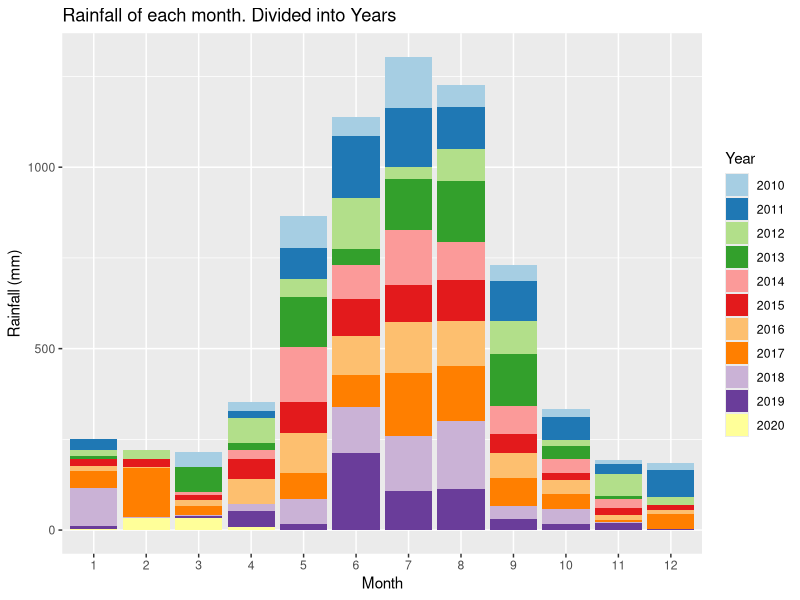
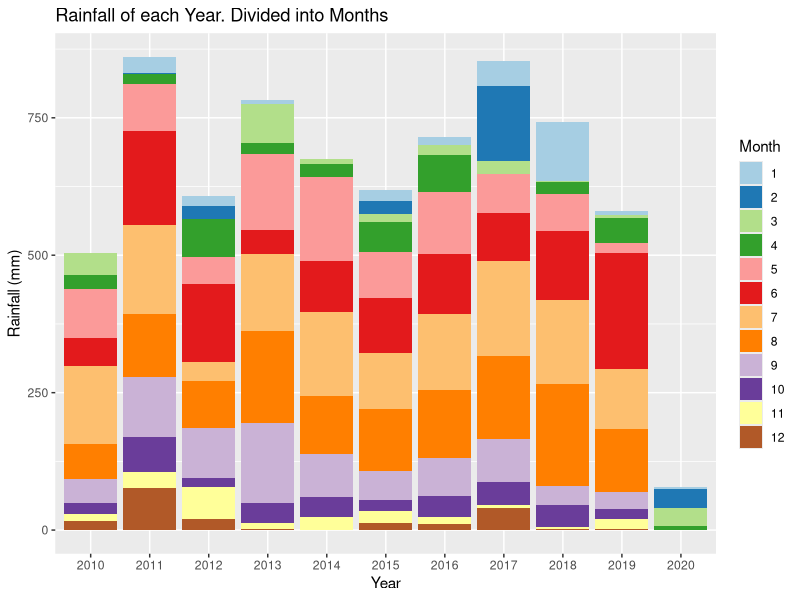
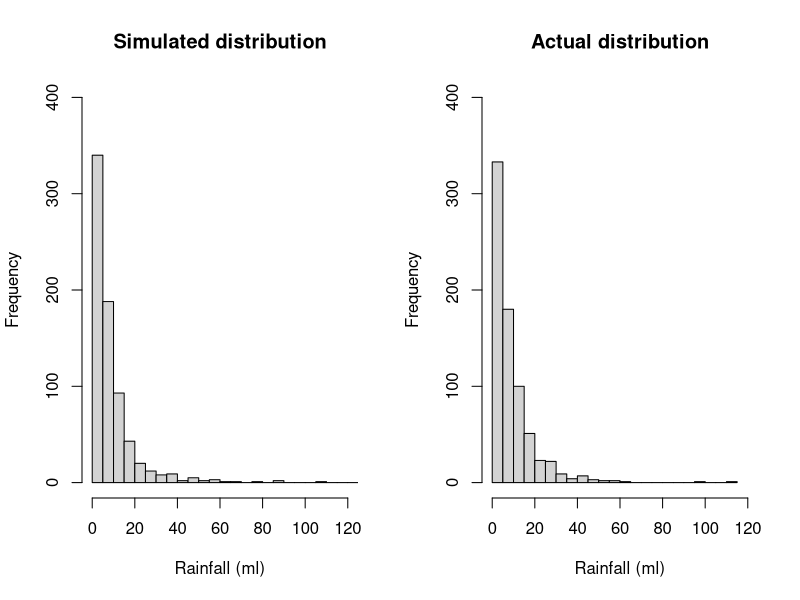
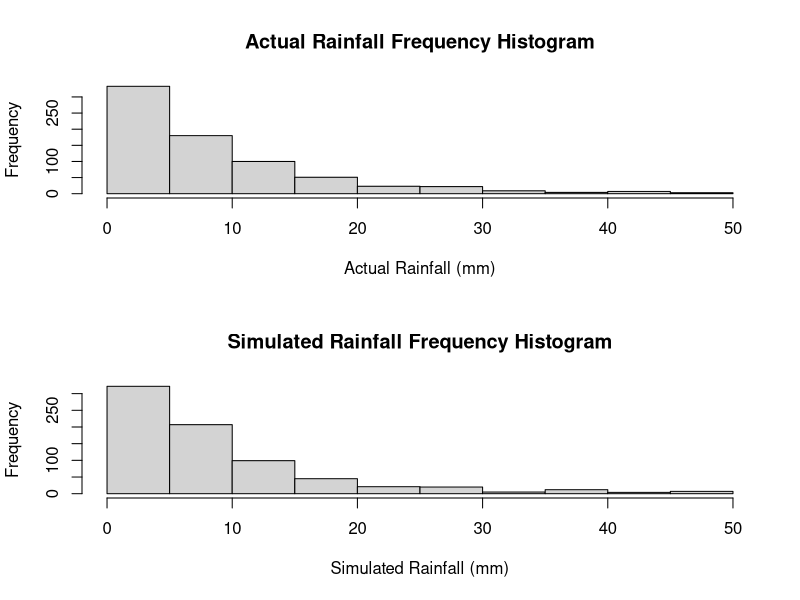
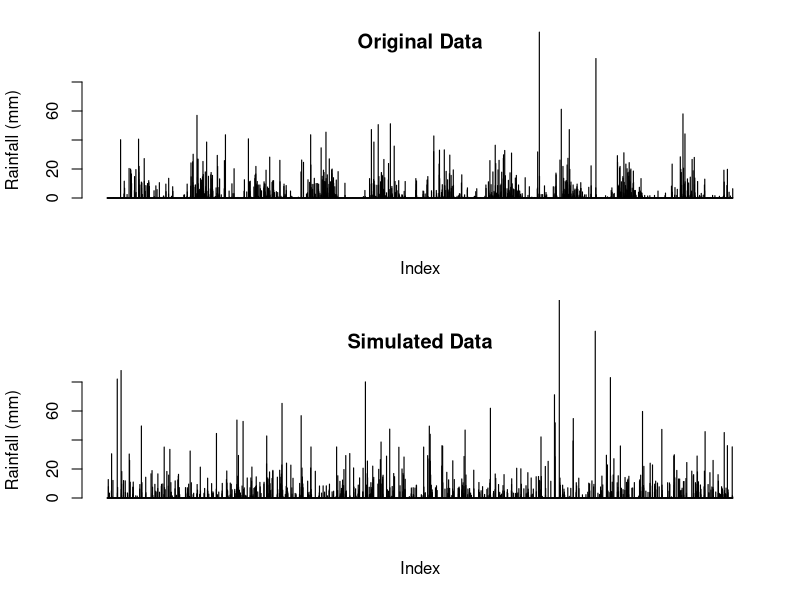
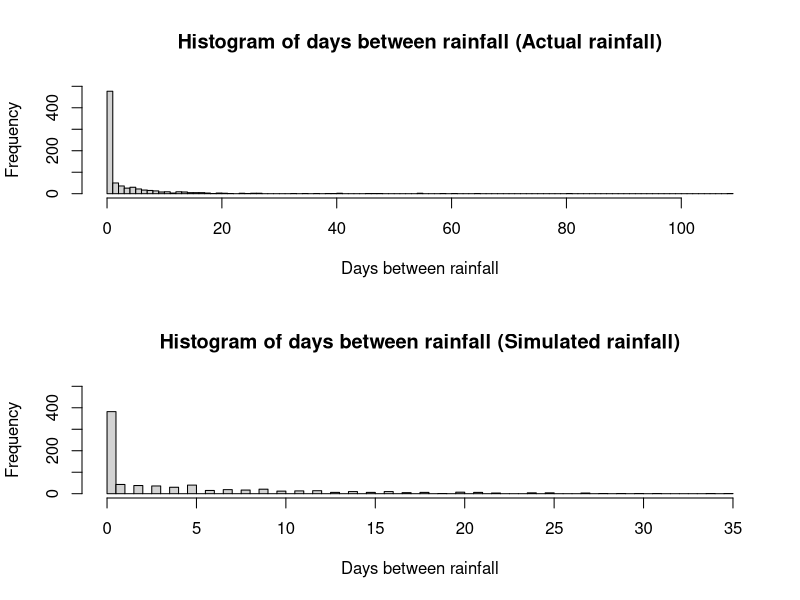
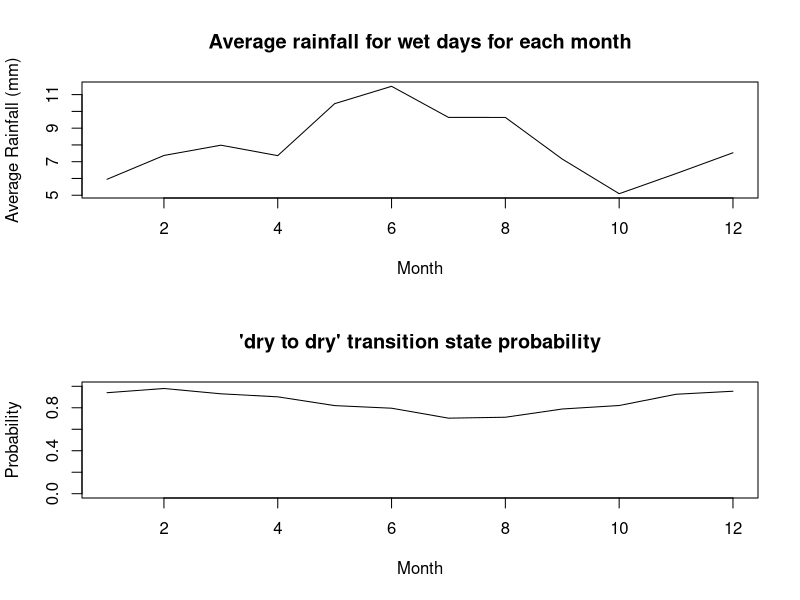
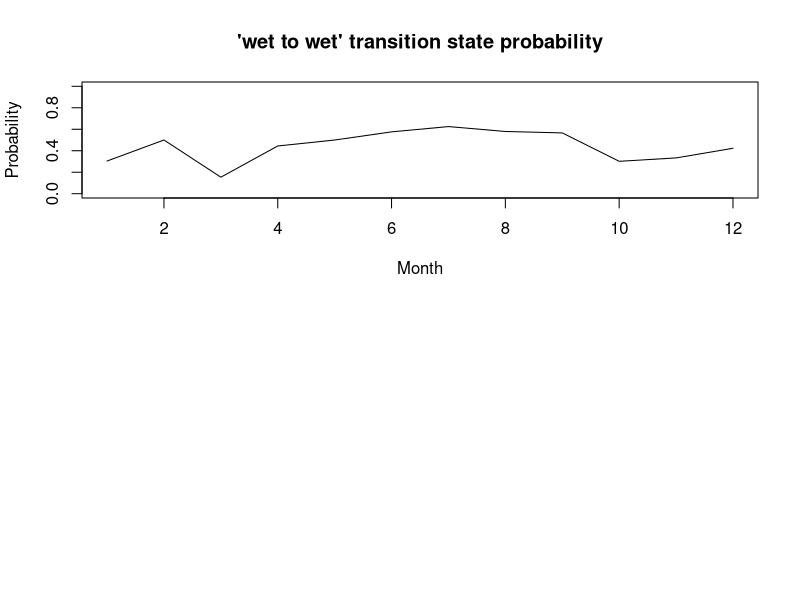

Here is the R script that generated these plots, in order:
## ---- chunk 1
knitr::opts_chunk$set(echo = TRUE)
## ---- chunk 2
# Reading in the data from the csv file
data <-  read.csv("IDCJAC0009_009225_1800_Data.csv")
weather_data <- data
weather_data <- weather_data[which(is.na(weather_data$Rainfall.amount..millimetres.) == FALSE),] # excluding rows with no rainfall record made 
## ---- chunk 3
weather_data$date <- do.call(paste, c(weather_data[c("Day", "Month", "Year")], sep = "-")) # creating a column that contains the date for easy indentification
## ---- chunk 4
# function to categorise day as either 'wet' or 'dry' for the Markov Chain functions
state <- function(x){
  stateList <- c()
  for(ii in 1:length(x)){
    if(x[ii] < 1){
      stateList <- c(stateList, "dry")
    }
    if(x[ii] >= 1){
      stateList <- c(stateList, "wet")
    }
  }
  return(stateList)
}
weather_data$state <- state(weather_data$Rainfall.amount..millimetres.)
## ---- chunk 5
head(weather_data[,c('Rainfall.amount..millimetres.','state')], 10)
## ---- chunk 6
# function establishing Markov Chain transition state. Establishing the relationship between the rainfall of a given day and the day before it.
transitionState <- function(x){
  transitionStateList <- c('') #can't find transition state of first observation
  for(i in 2:length(x)){
    if(x[i] == "dry"){
      if (x[i-1] == "dry"){
        transitionStateList <- c(transitionStateList, "DryToDry")
      }
      else {
        transitionStateList <- c(transitionStateList, "WetToDry")
      }
    }
    if(x[i] == "wet"){
      if (x[i-1] == "dry"){
        transitionStateList <- c(transitionStateList, "DryToWet")
      }
      else {
        transitionStateList <- c(transitionStateList, "WetToWet")
      }
    }
  }
  return(transitionStateList)
}
weather_data$transitionState <- transitionState(weather_data$state)
## ---- chunk 7
head(weather_data[,c('Rainfall.amount..millimetres.','state', 'transitionState')], 10)
## ---- chunk 8
train_data <- subset(weather_data, Year >= 2010) # only look at the most recent, relevant data.
library(ggplot2)
library(RColorBrewer)

# explorative plots investigating the distribution of rainfall across months and years

# Plotting the rainfall data (grouped by years and months)
# Distribution of rainfall by month (segmented by year)
ggplot(train_data, aes(x = factor(Month), y = Rainfall.amount..millimetres., fill = factor(Year))) + 
  geom_bar(stat = "identity") + 
  scale_fill_brewer(palette = "Paired") + 
  xlab("Month")+
  ylab("Rainfall (mm)")+
  labs(fill = "Year")+
  ggtitle("Rainfall of each month. Divided into Years")
# There does appear to be a rough distribution of rainfall by month. Most years May, June, July, August, and September (month 5-9) have the most rain. There are outliers

ggplot(train_data, aes(x = factor(Year), y = Rainfall.amount..millimetres., fill = factor(Month))) + 
  geom_bar(stat = "identity") + 
  scale_fill_brewer(palette = "Paired") + 
  xlab("Year")+
  ylab("Rainfall (mm)")+
  labs(fill = "Month")+
  ggtitle("Rainfall of each Year. Divided into Months")
# There does not appear to be any obvious pattern in the rainfall across the 10 years (note. 2020 only contains 4 months of data, hence the low rainfall). The average looks to be around 650-700 mm. 
## ---- chunk 9
table(train_data$Month, train_data$Year, dnn = c("Month", "Year")) # only four months of data in 2020
## ---- chunk 10
#Calculating transition state probabilities, in general (no respect to month or season)
weatherTable <- table(train_data$transitionState)
weatherTable

probWetToWet = weatherTable['WetToWet'] / (weatherTable['WetToWet'] + weatherTable['WetToDry'])
probWetToWet

probDryToDry = weatherTable['DryToDry'] / (weatherTable['DryToDry'] + weatherTable['DryToWet'])
probDryToDry
## ---- chunk 11
#Basic generator (No seasonal variation)

#calculated above
generateRainfallBasic <- function(genLength){
  currentState = "dry" # Years start with very little rain, so more likely to start dry
  rainAmountList <- c()
  for (i3 in 1:genLength){
    if (currentState == "dry"){
      if (runif(1) < probDryToDry){
        currentState = "dry"
      }
      else{
        currentState = "wet"
      }
    }
    else if (currentState == "wet"){
      if (runif(1) < probWetToWet){
        currentState = "wet"
      }
      else{
        currentState = "dry"
      }
    }
    #generating amount of rainfall if state is wet, else 0
    if (currentState == "wet"){
      rainAmount <- 5.66*exp(rnorm(1))
      rainAmountList <- c(rainAmountList, rainAmount)
    }
    else{
      rainAmountList <- c(rainAmountList, 0)
    }
  }
  return(rainAmountList)
}
## ---- chunk 12
#comparing log-normal against actual data, veeerryyyy close fit, will use log-normal for rainfall sim
par(mfrow=c(1,2))
p1 <- 5.66*exp(rnorm(732))
hist(p1, breaks = 30, xlim = c(0,120), ylim = c(0,400), main = "Simulated distribution", xlab = "Rainfall (ml)")

p2 <- train_data$Rainfall.amount..millimetres.[train_data$Rainfall.amount..millimetres.>1]
hist(p2, breaks = 30, xlim = c(0,120), ylim = c(0,400), main = "Actual distribution", xlab = "Rainfall (ml)")

mean(p1)
mean(p2)
## ---- chunk 13
#Basic generator tests
testRainfall = generateRainfallBasic(3761)

par(mfrow=c(2,1))
hist(train_data$Rainfall.amount..millimetres.[train_data$Rainfall.amount..millimetres.>1 & train_data$Rainfall.amount..millimetres.<50], xlab = "Actual Rainfall (mm)", main = "Actual Rainfall Frequency Histogram")
hist(testRainfall[testRainfall > 1 & testRainfall <50], xlab = "Simulated Rainfall (mm)", main = "Simulated Rainfall Frequency Histogram")

par(mfrow=c(2,1))
barplot(train_data$Rainfall.amount..millimetres., ylim = c(0,80), main = "Original Data", ylab = "Rainfall (mm)", xlab = "Index")
barplot(testRainfall, ylim = c(0,80), main = "Simulated Data", ylab = "Rainfall (mm)", xlab = "Index")
## ---- chunk 14
daysBetweenRain <- function(input){
  returnList <- c()
  currentLength <- 0
  for (i in input){
    if (i<1){
      currentLength <- currentLength + 1
    }
    else{
      returnList <- c(returnList, currentLength)
      currentLength <- 0
    }
  }
  return(returnList)
  }
## ---- chunk 15
hist(daysBetweenRain(train_data$Rainfall.amount..millimetres.)[train_data$Rainfall.amount..millimetres.>-1], main = "Histogram of days between rainfall (Actual rainfall)", breaks = 100, xlab = "Days between rainfall", ylim = c(0,500))
hist(daysBetweenRain(testRainfall)[daysBetweenRain(testRainfall)>-1], main = "Histogram of days between rainfall (Simulated rainfall)", breaks = 100, xlab = "Days between rainfall", ylim = c(0,500))
## ---- chunk 16
#Calculates the transition probabilities for each montht
trainGenerator <- function(input_data){
  transitonStatesMonthsFrame <- data.frame(list(rep(0, 12), list(rep(0, 12), list(rep(0,    12), list(rep(0, 12)))))) #Initialises 12x4 frame filled with zeroes (4 columns for each transition state, 12 rows for each month)
  names(transitonStatesMonthsFrame) <- c('DryToDry', 'DryToWet', 'WetToDry', 'WetToWet')

  #Makes the dataframe with the count of each transition state with each month
  for (i4 in 1:dim(input_data)[1]){
    tempTransitionState <- input_data[i4, 'transitionState']
    tempMonth <- input_data[i4, 'Month'] 
    transitonStatesMonthsFrame[tempMonth, tempTransitionState] <- transitonStatesMonthsFrame[tempMonth, tempTransitionState]+1 # increase count of tempTransitionState for month tempMonth by 1
  }

  #Calculates the transition state probabilities for each month in the data frame 
  probTransitonStatesMonthsFrame <- transitonStatesMonthsFrame
  for (i in 1:dim(transitonStatesMonthsFrame)[1]){

  if((transitonStatesMonthsFrame[i, 'DryToDry'] + transitonStatesMonthsFrame[i, 'DryToWet']) != 0){
    probTransitonStatesMonthsFrame[i, 'DryToDry'] <- transitonStatesMonthsFrame[i, 'DryToDry'] / (transitonStatesMonthsFrame[i, 'DryToDry'] + transitonStatesMonthsFrame[i, 'DryToWet'])
    probTransitonStatesMonthsFrame[i, 'DryToWet'] <- transitonStatesMonthsFrame[i, 'DryToWet'] / (transitonStatesMonthsFrame[i, 'DryToDry'] + transitonStatesMonthsFrame[i, 'DryToWet'])
  } else { # probability will be NaN for both (as will be dividing by 0), so set to 0 
      probTransitonStatesMonthsFrame[i, 'DryToDry'] <- 0
      probTransitonStatesMonthsFrame[i, 'DryToWet'] <- 0
  }

  if((transitonStatesMonthsFrame[i, 'WetToDry'] + transitonStatesMonthsFrame[i, 'WetToWet']) != 0){
    probTransitonStatesMonthsFrame[i, 'WetToDry'] <- transitonStatesMonthsFrame[i, 'WetToDry'] / (transitonStatesMonthsFrame[i, 'WetToDry'] + transitonStatesMonthsFrame[i, 'WetToWet'])
    probTransitonStatesMonthsFrame[i, 'WetToWet'] <- transitonStatesMonthsFrame[i, 'WetToWet'] / (transitonStatesMonthsFrame[i, 'WetToDry'] + transitonStatesMonthsFrame[i, 'WetToWet'])
  } else { # probability will be NaN for both (as will be dividing by 0), so set to 0 
    probTransitonStatesMonthsFrame[i, 'WetToDry'] <- 0
    probTransitonStatesMonthsFrame[i, 'WetToWet'] <- 0
  }

    # this data frame 'probTransitionStatesMonthsFrame' will be called directly in the generator, so must be called as such when exported
  }
  return(probTransitonStatesMonthsFrame)
}
## ---- chunk 17
probTransitonStatesMonthsFrame <- trainGenerator(train_data)
head(probTransitonStatesMonthsFrame, 10)
## ---- chunk 18
#testing average rainfall when its rains in each month, and for wettowet vs drytowet transitions.
test_w2w <- train_data$Rainfall.amount..millimetres.[train_data$transitionState == "WetToWet"]
test_d2w <- train_data$Rainfall.amount..millimetres.[train_data$transitionState == "DryToWet"]
mean(test_w2w)
mean(test_d2w)
wilcox.test(test_d2w, test_w2w)
#since resulting wilcox test p-value is 0.85, we conclude that theres no difference in rainfall depending on the transition state, and do not need to include it in our model.

test_rainfallPerMonth <- train_data[train_data$state == "wet",c(4,6)]
kruskal.test(Rainfall.amount..millimetres. ~ Month, data = test_rainfallPerMonth)
#p-val = 0.00016, therefore difference between average rainfall for each month

## ---- chunk 19
#calculating the mean rainfall when it rains for each month, to change how much it rains according to the generator later on. Limited to less than 70 mls as the dataset is not large enough for large rainfall amounts (such as 114ml in feburary) to not throw the mean off.
rainMonthDataCalc <- function(input_data){
  rainMonthData <- c()
  for (i in 1:12){
    temp <- input_data$Rainfall.amount..millimetres.[input_data$state == "wet" & input_data$Month == i & input_data$Rainfall.amount..millimetres. < 70]
    if(length(temp) == 0){ # if no wet days in month, will be empty vector of numeric(0)
      temp <- c(0)
    }
    rainMonthData <- c(rainMonthData, list(temp))
    rm(temp)
  }

  rainfallAvgMonth <- sapply(rainMonthData, mean)
  return(rainfallAvgMonth)
}

## ---- chunk 20
rainfallAvgMonth <- rainMonthDataCalc(train_data)
plot(c(1:12), rainfallAvgMonth, type = "l", xlab = "Month", ylab = "Average Rainfall (mm)", main = "Average rainfall for wet days for each month")
## ---- chunk 21
#How the transition state probabilities vary for each month
plot(probTransitonStatesMonthsFrame$DryToDry, ylim = c(0,1), xlab = "Month", main = "'dry to dry' transition state probability", type = 'l', ylab = "Probability")
plot(probTransitonStatesMonthsFrame$WetToWet, ylim = c(0,1), xlab = "Month", main = "'wet to wet' transition state probability", type = 'l', ylab = "Probability")
## ---- chunk 22
#Weather generator accounting  for seasonal variation of transition states or something i hope
#This is just a regular version of basic generator it's mostly the same in fact if i forget to even do this it is the same

generateRainfallSeasonal <- function(input){
  # input must be weather_data or a subset of weather_data
  currentState = "dry" #can make this into a random choice later
  rainAmountList <- c()
  for (i5 in 1:dim(input)[1]){
    if (currentState == "dry"){
      if (runif(1) < probTransitonStatesMonthsFrame[input[i5, 'Month'], 'DryToDry']){ #now inputs depending on the month of input
        currentState = "dry"
      }
      else{
        currentState = "wet"
      }
    }
    else if (currentState == "wet"){
      if (runif(1) < probTransitonStatesMonthsFrame[input[i5, 'Month'], 'WetToWet']){
        currentState = "wet"
      }
      else{
        currentState = "dry"
      }
    }                                   
    #generating amount of rainfall if state is wet, else 0
    if (currentState == "wet"){
      #rainAmount <- 5.66*exp(rnorm(1)) #now log-normal dist, 5 used because is close to mean of weather_data's / the mean of what exp(rnorm(1)) is by default /// Old Version 
      rainAmount <- rainfallAvgMonth[input[i5, 'Month']]*exp(rnorm(1))/1.648 
      #average of exp(rnorm(1)) is ~1.648, so we divide by that so the average of each month will just be the actual average calculated from rainfallAvgMonth.
      rainAmountList <- c(rainAmountList, rainAmount)
    }
    else{
      rainAmountList <- c(rainAmountList, 0)
    }
  }
  return(rainAmountList)
}
## ---- chunk 23
#testing code for seasonal generator
inputSeasonalRainfall <- dplyr::select(train_data, 'Year', 'Month', 'Day') #using existing train data's dates to input to function, instead of putting in just how many to generate
testSeasonalRainfall = generateRainfallSeasonal(inputSeasonalRainfall)
## ---- chunk 24
plot_seasonal_data <- function(training_data_input,seasoned_data_rainfall, title){
  par(mfrow=c(2,1))
  barplot(training_data_input$Rainfall.amount..millimetres., ylim = c(0,80), main = c("Original Data", title), ylab = "Rainfall (mm)", xlab = "Index")
  barplot(seasoned_data_rainfall, ylim = c(0,80), main = c("Simulated Seasonal Data", title), ylab = "Rainfall (mm)", xlab = "Index")
}
plot_seasonal_data(train_data,testSeasonalRainfall, "(Perth)")
## ---- chunk 25
hist(daysBetweenRain(train_data$Rainfall.amount..millimetres.)[train_data$Rainfall.amount..millimetres.>-1], main = "Histogram of days between rainfall (Actual rainfall)", breaks = 100, xlab = "Days between rainfall", ylim = c(0,500))
hist(daysBetweenRain(testSeasonalRainfall)[daysBetweenRain(testSeasonalRainfall)>-1], main = "Histogram of days between rainfall (Simulated rainfall)", breaks = 100, xlab = "Days between rainfall", ylim = c(0,500))
## ---- chunk 26
wilcox.test(daysBetweenRain(testSeasonalRainfall), daysBetweenRain(train_data$Rainfall.amount..millimetres.))
mean(daysBetweenRain(testSeasonalRainfall)); mean(daysBetweenRain(train_data$Rainfall.amount..millimetres.))
sd(daysBetweenRain(testSeasonalRainfall)); sd(daysBetweenRain(train_data$Rainfall.amount..millimetres.))
## ---- chunk 27
#comparing log-normal against actual data, veeerryyyy close fit, will use log-normal for rainfall sim
p1 <- 5.66*exp(rnorm(732))
p1 <- p1[p1>1]
hist(p1, breaks = 30, xlim = c(0,120), ylim = c(0,400), main = "Simulated distribution")

p2 <- train_data$Rainfall.amount..millimetres.[train_data$Rainfall.amount..millimetres.>1]
hist(p2, breaks = 30, xlim = c(0,120), ylim = c(0,400), main = "actual distribution")
## ---- chunk 28
set.seed(100345)
sampID <- sample.int(nrow(train_data), size = 0.8*nrow(train_data), replace = FALSE)
train_data <- train_data[sampID,] # 80% of data for training
test_data <- train_data[-sampID,] # 20% for testing
## ---- chunk 29
probTransitonStatesMonthsFrame <- trainGenerator(train_data) # retraining seasonal generator probTransitionStatesMonthsFrame with new training data (now only 80% of the original train_data)
rainfallAvgMonth <- rainMonthDataCalc(train_data) # calucating the new average rainfall for each month
## ---- chunk 30
#generates a simulation with the same number of observations as test_data (20% of the total data)
testSeasonalRainfall20 = generateRainfallSeasonal(test_data) 
## ---- chunk 31
par(mfrow = c(2, 1))
barplot(testSeasonalRainfall20, ylab = "Rainfall (mm)", xlab = "index", main = "Simulated data")
barplot(test_data$Rainfall.amount..millimetres., ylab = "Rainfall (mm)", xlab  = "index", main = "Actual data")
## ---- chunk 32
# Wilcoxon signed rank test
WT <- wilcox.test(testSeasonalRainfall20, test_data$Rainfall.amount..millimetres., paired=T)
print("Wilcoxon rank sum p-value")
WT$p.value
# paired student t test
TT <- t.test(testSeasonalRainfall20, test_data$Rainfall.amount..millimetres., paired=T)
print("t-test p-value")
TT$p.value
## ---- chunk 33
train_data <- subset(weather_data, Year >= 2010)
train10_data <- subset(weather_data, Year >= 2009 & Year < 2019)
data_2019 <- subset(weather_data, Year == 2019)
## ---- chunk 34
probTransitonStatesMonthsFrame <- trainGenerator(train10_data)
rainfallAvgMonth <- rainMonthDataCalc(train10_data) # retraining seasonal generator probTransitionStatesMonthsFrame with train10_data
set.seed(10356)
monthList <- subset(weather_data, Year == 2019) # a year that isn't a leap year to get the month list, as generation algorithm only requires months
monthList <- monthList['Month']
testSeasonalRainfall10 <- generateRainfallSeasonal(monthList)
## ---- chunk 35
#compare generated year against 2019
par(mfrow = c(2,1))
barplot(data_2019$Rainfall.amount..millimetres., xlab = "Index", ylab = "Rainfall (mm)", main = "Actual 2019 Rainfall (Perth)")
barplot(testSeasonalRainfall10, xlab = "Index", ylab = "Rainfall (mm)", main = "Simulated Rainfall (Perth)")
## ---- chunk 36
# check other years for comparison
par(mfrow = c(3,2))
barplot(testSeasonalRainfall10, xlab = "Index", ylab = "Rainfall (mm)", main = "Simulated Rainfall")
year <- subset(weather_data, Year == 2015)
barplot(year$Rainfall.amount..millimetres., xlab = "Index", ylab = "Rainfall (mm)", main = "2015 Rainfall")
year <- subset(weather_data, Year == 2008)
barplot(year$Rainfall.amount..millimetres., xlab = "Index", ylab = "Rainfall (mm)", main = "2008 Rainfall")
year <- subset(weather_data, Year == 2015)
barplot(year$Rainfall.amount..millimetres., xlab = "Index", ylab = "Rainfall (mm)", main = "2017 Rainfall")
year <- subset(weather_data, Year == 2007)
barplot(year$Rainfall.amount..millimetres., xlab = "Index", ylab = "Rainfall (mm)", main = "2007 Rainfall")
year <- subset(weather_data, Year == 2013)
barplot(year$Rainfall.amount..millimetres., xlab = "Index", ylab = "Rainfall (mm)", main = "2013 Rainfall")
rm(year)
## ---- chunk 37
# Creates a graph of difference in rainfall for years, weeks, months, years to see if there are any potential patterns.
# Creates a list of the weekly rainfall
RainfallWeekly <- data.frame("Rainfall (mm)", "Week")
colnames(RainfallWeekly) <- c("Rainfall (mm)", "Week")
RainfallWeekly$`Rainfall (mm)` <- as.numeric(RainfallWeekly$`Rainfall (mm)`)
RainfallWeekly$Week <- as.numeric(RainfallWeekly$Week)
week = 1
weekRain = 0
for(ii in c(1: nrow(weather_data))){
  weekRain = weekRain + weather_data[ii, 6] # rainfall amount for that row
  
  if(ii%%7 == 0){ # every 7th row
    RainfallWeekly[(ii/7), 1] <- weekRain # 1 row of RainfallWeekly created every 7 rows (1 weeks) - inserting rainfall total for that week
    RainfallWeekly[(ii/7), 2] <- week
    week = week + 1
    weekRain = 0 # clear total rainfall to prepare for next week
  }
}
## ---- chunk 38
RainfallWeeklyDiff <- data.frame(c(1:(nrow(RainfallWeekly)-1)), c(1:(nrow(RainfallWeekly)-1))) # data frame with two columns, one less row than RainfallWeekly
colnames(RainfallWeeklyDiff) <- c("Rainfall diff (mm)", "Week")
RainfallWeeklyDiff$`Rainfall diff (mm)` <- diff(RainfallWeekly$`Rainfall (mm)`) # change in weeks
## ---- chunk 39
# plot first 700 weeks first against the difference in rainfall, and then the rainfall per week
par(mfrow = c(4,1))
plot(RainfallWeeklyDiff[c(1:350), 2], RainfallWeeklyDiff[c(1:350), 1], xlab = "week", ylab = "change in rainfall (mm)", cex = 2, type = "b", main = "Difference in rainfall (mm) by week")
plot(RainfallWeekly[c(1:350), 2], RainfallWeekly[c(1:350), 1], xlab = "week", ylab = "rainfall (mm)", type = "l", main = "Rainfall (mm) by week")
plot(RainfallWeeklyDiff[c(351:700), 2], RainfallWeeklyDiff[c(351:700), 1], xlab = "week", ylab = "change in rainfall (mm)", cex = 2, type = "b", main = "Difference in rainfall (mm) by week")
plot(RainfallWeekly[c(351:700), 2], RainfallWeekly[c(351:700), 1], xlab = "week", ylab = "rainfall (mm)", type = "l", main = "Rainfall (mm) by week")
## ---- chunk 40
rainSort_2019 <- data_2019$Rainfall.amount..millimetres.
# qqplot before removing 'dry' days
par(mfrow=c(1,2))
qqnorm(rainSort_2019, pch = 1, frame = F, main = "Normal Q-Q Plot of Rainfall 2019 (including dry days)")
qqline(rainSort_2019, col = "red", lwd = 2)
rainSort_2019 <- rainSort_2019[which(rainSort_2019 != 0)]
# qqplot after removing 'dry' days
qqnorm(rainSort_2019, pch = 1, frame = F, main = "Normal Q-Q Plot of Rainfall 2019 (excluding dry days)")
qqline(rainSort_2019, col = "red", lwd = 2)

# data is not normally distributed
rm(rainSort_2019)
## ---- chunk 41
# Function that returns the sum of ranks of difference (w+ and w-) that are part of the Wilcoxon signed rank calculations
returnRanks <- function(simulated, actual){
  diffs <- (simulated - actual)
  diffs <- diffs[diffs != 0]
  posDifs <- which(diffs > 0)
  negDiffs <- which(diffs < 0)
  rank <- rank(abs(diffs))
  rankPosDiff <- sum(rank[posDifs])
  rankNegDiff <- sum(rank[negDiffs]) 
  return(c(rankPosDiff, rankNegDiff))
}

## ---- chunk 42
wilcox <- function(seed, year){
  set.seed(seed)
  rainYear <- subset(weather_data, Year == year) # a year that isn't a leap year to get the month list, as generation algorithm only requires months
  monthList <- rainYear['Month']
  simRainfall <- generateRainfallSeasonal(monthList)

  # test of testSeasonalRainfall10 against 2019 rainfall (testSeasonalRainfall10 was simulation of 2019 rainfall)
  print(wilcox.test(rainYear$Rainfall.amount..millimetres., simRainfall, paired = T, alternative = "t", conf.int = T, conf.level = 0.95))
  WP <- wilcox.test(rainYear$Rainfall.amount..millimetres., simRainfall, paired = T, alternative = "t", conf.int = T, conf.level = 0.95)
  cat("P-value is",WP$p.value,"\n")

  # manual calculation of Wilcoxon signed rank values 

  sumRanks <- returnRanks(simRainfall, rainYear$Rainfall.amount..millimetres.)
  cat(sumRanks[1], "is the sum of the ranks of the positive differences","\n")
  cat(sumRanks[2], "is the sum of the ranks of the negative differences","\n")

}
wilcox(404567, 2019)
## ---- chunk 43
wilcox(12345, 2019)
wilcox(347876, 2019)
wilcox(3456789, 2019)
## ---- chunk 44
# looking at the four total simulations created, there is generally no significant different between the simulated rainfall and the actual rainfall. 
# However looking at rankPosDiff and rankNegDiff calculated for each (the sum of the ranks of the positive and negative differences between the simulated and actual data respectively), the simulated rainfall was consistently larger than the actual data 
# The reason for this is likely because 2019 had a very small amount of rainfall compared to the rest of the years.
require(ggplot2)
ggplot(train_data, aes(x = factor(Year), y = Rainfall.amount..millimetres.)) +
  geom_bar(stat = "identity") + 
  xlab("Year") + 
  ylab("Rainfall (mm)") +
  ggtitle("Rainfall (mm) by year")

rain2019 <- subset(weather_data, Year == 2019)
simRainfall2019 <- generateRainfallSeasonal(rain2019)

cat(sum(train10_data$Rainfall.amount..millimetres.)/10, "is the average total rainfall per year for 2009 to 2018 \n") #/10 to get average of 10 years of rain data
cat(sum(rain2019$Rainfall.amount..millimetres.), "is the total rainfall of 2019 \n")

## ---- chunk 45
# looking at 2013 data (which had a larger than average amount of rain)
wilcox(654321, 2011) # wilcoxon test on 2013
set.seed(654321)

rain2011 <- subset(weather_data, Year == 2011) # A year that isn't a leap year to get the month list, as generation algorithm only requires months
simRainfall2011 <- generateRainfallSeasonal(rain2011)

par(mfrow = c(2,1))
barplot(simRainfall2011, xlab = "Index", ylab = "Rainfall (mm)", main = "Simulated Rainfall")
barplot(rain2011$Rainfall.amount..millimetres., xlab = "Index", ylab = "Rainfall (mm)", main = "2011 Rainfall")

rm(rain2011)
rm(simRainfall2011)

## ---- chunk 46
wilcox(25644, 2011) 
wilcox(6872, 2011)
## ---- chunk 47
probTransitonStatesMonthsFrame <- trainGenerator(train10_data)
rainfallAvgMonth <- rainMonthDataCalc(train10_data) # ensure generator is traind on train10_data

simSum = 0
trials <- 100
for(i in c(1:trials)){
   set.seed(i) 
  simulation <- generateRainfallSeasonal(train10_data) # generate simulation same length as train10_data
  simSum = simSum + sum(simulation)/10 # get average rainfall per year over simulated 10 years
}
meanSumSim <- simSum/trials # average rainfall per year from 'trial' number of simulations
meanSumActual <- sum(train10_data$Rainfall.amount..millimetres.)/10 # actual average rainfall per year
cat(meanSumSim, "is the simulated average rainfall per year \n")
cat(meanSumActual, "is the actual average rainfall per year \n")
## ---- chunk 48
rain2011 <- subset(train_data, Year == 2018)
probTransitonStatesMonthsFrame <- trainGenerator(rain2011)
rainfallAvgMonth <- rainMonthDataCalc(rain2011) # ensure generator is traind on train10_data

simTot <- rep(0, length(rain2011))
simSum <- 0
trials <- 100
for(i in c(1:trials)){
  set.seed(i) 
  simulation <- generateRainfallSeasonal(rain2011) # generate simulation same length as train10_data
  simTot = simTot + simulation # get average rainfall per year over simulated 10 years
  simSum = simSum + sum(simulation)
}
SumSim <- simTot/trials # average rainfall per year from 'trial' number of simulations
meanSumSim <- simSum/trials
meanSumActual <- sum(rain2011$Rainfall.amount..millimetres.) # actual average rainfall per year
cat("\n", meanSumSim, "is the simulated rainfall \n")
cat("", meanSumActual, "is the actual rainfall \n")
par(mfrow = c(2,1))
barplot(SumSim, main = "100 Aggregated simulations of 2018 rainfall(mm)", xlab = "Index", ylab = "Rainfall (mm)")
barplot(rain2011$Rainfall.amount..millimetres., main = "Actuall 2018 rainfall(mm)", xlab = "Index", ylab = "Rainfall (mm)")
## ---- chunk 49
month <- 8
year <- 2018
mean(train_data$Rainfall.amount..millimetres.[train_data$Month==month & train_data$Year == year & train_data$Rainfall.amount..millimetres. > 1])
rainfallAvgMonth[month]
## ---- chunk 50
# Reading in the data from the csv file for the Sydney Location
data2 <-  read.csv("IDCJAC0009_066062_1800_Data.csv")
weather_data2 <- subset(data2, Year >= 1993)
weather_data2 <- weather_data2[which(is.na(weather_data2$Rainfall.amount..millimetres.) == FALSE),] #excluding rows with no rainfall record made
weather_data2$date2 <- do.call(paste, c(weather_data2[c("Day", "Month", "Year")], sep = "-")) #creating a column that contains the date for easy indentification
weather_data2$state <- state(weather_data2$Rainfall.amount..millimetres.)
weather_data2$transitionState <- transitionState(weather_data2$state)
train_data2 <- subset(weather_data2, Year >= 2010)
inputSeasonalRainfall2 <- dplyr::select(train_data2, 'Year', 'Month', 'Day')
## ---- chunk 51
train_data2 <- subset(weather_data2, Year >= 2010)
train10_data2 <- subset(weather_data2, Year >= 2009 & Year < 2019)
data_2019_2 <- subset(weather_data2, Year == 2019)

probTransitonStatesMonthsFrame <- trainGenerator(train10_data2)
rainfallAvgMonth <- rainMonthDataCalc(train10_data2)# retraining seasonal generator probTransitionStatesMonthsFrame with train10_data

testSeasonalRainfall2 = generateRainfallSeasonal(inputSeasonalRainfall2)
plot_seasonal_data(train_data2,testSeasonalRainfall2, "(Sydney)")
## ---- chunk 52
set.seed(10584)

monthList_2 <- data_2019_2 # a year that isn't a leap year to get the month list, as generation algorithm only requires months
monthList_2 <- monthList_2['Month']
testSeasonalRainfall10_2 <- generateRainfallSeasonal(monthList_2)
rainYear <- subset(weather_data2, Year == 2019)
print(wilcox.test(rainYear$Rainfall.amount..millimetres., testSeasonalRainfall10_2, paired = T, alternative = "t", conf.int = T, conf.level = 0.95))
WP <- wilcox.test(rainYear$Rainfall.amount..millimetres., testSeasonalRainfall10_2, paired = T, alternative = "t", conf.int = T, conf.level = 0.95)
cat("P-value is",WP$p.value,"\n")
## ---- chunk 53
#Compare Generated year against 2019

par(mfrow = c(2,1))
barplot(testSeasonalRainfall10_2, xlab = "Index", ylab = "Rainfall (mm)", main = "Simulated Rainfall")
barplot(data_2019_2$Rainfall.amount..millimetres., xlab = "Index", ylab = "Rainfall (mm)", main = "2019 Rainfall")
# Conclusion and summary of the findings:

par(mfrow = c(2,2))
barplot(data_2019$Rainfall.amount..millimetres., xlab = "Index", ylab = "Rainfall (mm)", main = "Actual 2019 Rainfall (Perth)")
barplot(data_2019_2$Rainfall.amount..millimetres., xlab = "Index", ylab = "Rainfall (mm)", main = "Actual 2019 Rainfall (Sydney)")
barplot(testSeasonalRainfall10, xlab = "Index", ylab = "Rainfall (mm)", main = "Simulated Rainfall (Perth)")
barplot(testSeasonalRainfall10_2, xlab = "Index", ylab = "Rainfall (mm)", main = "Simulated Rainfall (Sydney)")
